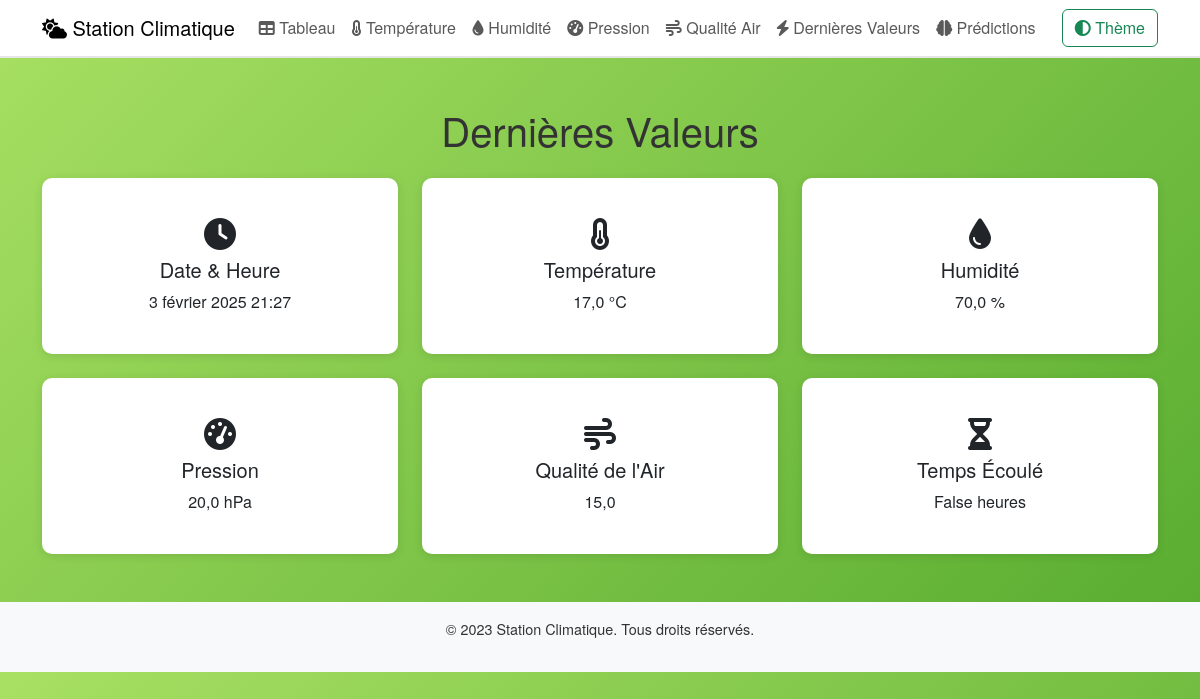
The app's page /dernieres_valeurs/, older data.
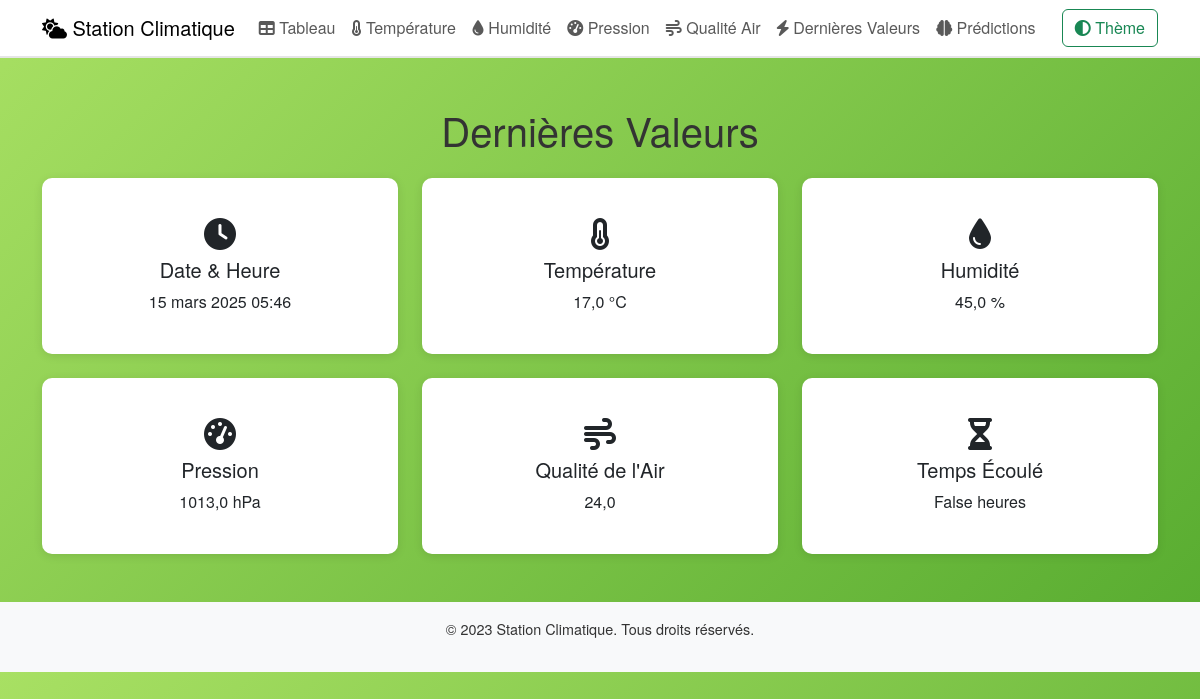
The same page, newer data.
### capteurs/models.py (models this page shows, shortened)
class DonneesCapteur(models.Model):
    temperature = models.FloatField()
    humidite = models.FloatField()
    pression = models.FloatField()
    qualite_air = models.FloatField()
    date_heure = models.DateTimeField(auto_now_add=True)

### capteurs/views.py (the view)
# urls.py: path('dernieres_valeurs/', dernieres_valeurs, name='dernieres_valeurs'),
def dernieres_valeurs(request):
    try:
        derniere_donnee = DonneesCapteur.objects.latest('date_heure')
    except DonneesCapteur.DoesNotExist:
        derniere_donnee = None
    time_passed = timezone.now() - derniere_donnee.date_heure if derniere_donnee else None
    return render(request, 'capteurs/dernieres_valeurs.html', {
        'derniere_donnee': derniere_donnee,
        'time_passed': time_passed,
    })

### capteurs/templates/capteurs/dernieres_valeurs.html (shortened to what this page needs)
{% extends 'base.html' %}
{% block content %}
<div class="mb-4">
    <h1 class="text-center">Dernières Valeurs</h1>
</div>
{% if derniere_donnee %}
<div class="row g-4">
    <div class="col-md-4">
        <div class="card light-theme text-center p-4">
            <div class="card-body">
                <i class="fas fa-clock fa-2x mb-2"></i>
                <h5 class="card-title">Date & Heure</h5>
                <p class="card-text">{{ derniere_donnee.date_heure }}</p>
            </div>
        </div>
    </div>
    <div class="col-md-4">
        <div class="card light-theme text-center p-4">
            <div class="card-body">
                <i class="fas fa-thermometer-half fa-2x mb-2"></i>
                <h5 class="card-title">Température</h5>
                <p class="card-text">{{ derniere_donnee.temperature }} °C</p>
            </div>
        </div>
    </div>
    <div class="col-md-4">
        <div class="card light-theme text-center p-4">
            <div class="card-body">
                <i class="fas fa-tint fa-2x mb-2"></i>
                <h5 class="card-title">Humidité</h5>
                <p class="card-text">{{ derniere_donnee.humidite }} %</p>
            </div>
        </div>
    </div>
    <div class="col-md-4">
        <div class="card light-theme text-center p-4">
            <div class="card-body">
                <i class="fas fa-tachometer-alt fa-2x mb-2"></i>
                <h5 class="card-title">Pression</h5>
                <p class="card-text">{{ derniere_donnee.pression }} hPa</p>
            </div>
        </div>
    </div>
    <div class="col-md-4">
        <div class="card light-theme text-center p-4">
            <div class="card-body">
                <i class="fas fa-wind fa-2x mb-2"></i>
                <h5 class="card-title">Qualité de l'Air</h5>
                <p class="card-text">{{ derniere_donnee.qualite_air }}</p>
            </div>
        </div>
    </div>
    <div class="col-md-4">
        <div class="card light-theme text-center p-4">
            <div class="card-body">
                <i class="fas fa-hourglass-half fa-2x mb-2"></i>
                <h5 class="card-title">Temps Écoulé</h5>
                <p class="card-text">
                    {% if time_passed %}
                        {% with time_passed.total_seconds as seconds %}
                            {% if seconds < 60 %}
                                {{ seconds|floatformat:0 }} secondes
                            {% elif seconds < 3600 %}
                                {{ seconds|divisibleby:60 }} minutes
                            {% else %}
                                {{ seconds|divisibleby:3600 }} heures
                            {% endif %}
                        {% endwith %}
                    {% else %}
                        N/A
                    {% endif %}
                </p>
            </div>
        </div>
    </div>
</div>
{% else %}
<p class="text-center">Aucune donnée disponible.</p>
{% endif %}
{% endblock %}

Row changes from the older to the newer data that the page shows:
no longer on this page (row unchanged): DonneesCapteur: date_heure "3 février 2025 21:27", temperature "17,0", humidite "70,0", pression "20,0", qualite_air "15,0"
added DonneesCapteur: date_heure "15 mars 2025 05:46", temperature "17,0", humidite "45,0", pression "1013,0", qualite_air "24,0"
